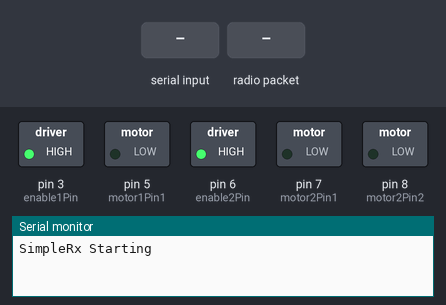
Recording of a sketch running on a simulated Arduino Uno, built with avr-gcc and run on an emulated ATmega328P. On the bench: switched loads named in the sketch (green lamp = pin HIGH), the last lines printed to the serial monitor. The test bench sets the inputs (shaded band). No radio packets arrive unless stated.

Above: at 1.2 s.
1.3 s: "S" received over Serial
At 2.5 s:
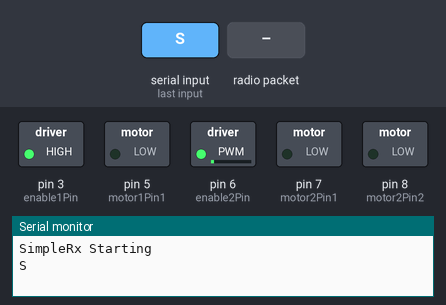
2.8 s: radio packet "0" arrives
At 3.2 s:
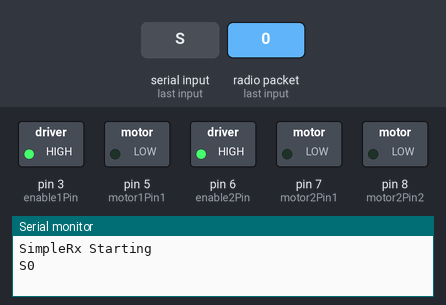
4.3 s: "F90\n" received over Serial
At 4.6 s:
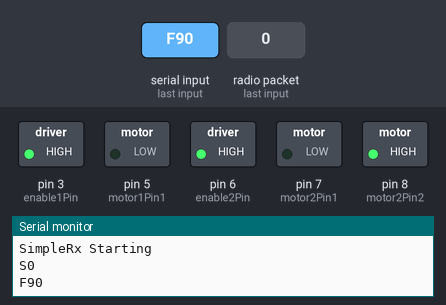
5.8 s: "L90\n" received over Serial
At 6.9 s:
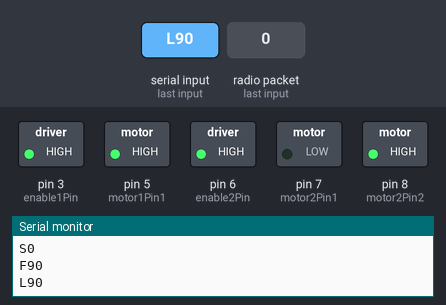
7.3 s: "R90\n" received over Serial
At 8.0 s:
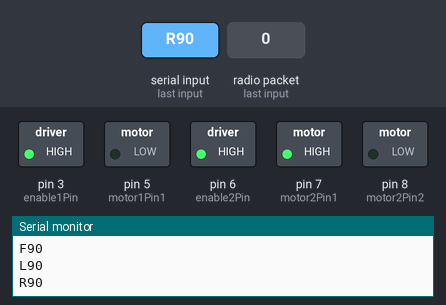
8.8 s: "B90\n" received over Serial
At 9.2 s:
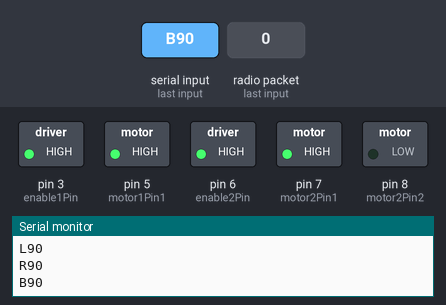
Timing chart, 0 to 11.3 s (numbered marks = the images above; inputs shaded):
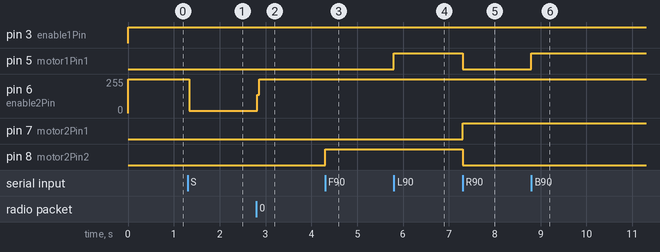

The sketch:

alfieCar.ino
```cpp
#include <SPI.h>
#include <nRF24L01.h>
#include <RF24.h>

#define CE_PIN   9
#define CSN_PIN 10

int enable1Pin = 3; // pin 1 on L293D IC
int enable2Pin = 6; // pin 9 on L293D IC

int motor1Pin1 = 5; // pin 2 on L293D IC
int motor1Pin2 = 6; // pin 7 on L293D IC

int motor2Pin1 = 7; // pin 10 on L293D IC
int motor2Pin2 = 8; // pin 15 on L293D IC

char state;
int flag = 0;      //makes sure that the serial only prints once the stat
int carSpeed;

int curTime;
int delayTime;
// SimpleRx - the slave or the receiver

bool isStunned = false;


const byte thisSlaveAddress[5] = {'R','x','A','A','A'};

RF24 radio(CE_PIN, CSN_PIN);

char dataReceived[10]; // this must match dataToSend in the TX
bool newData = false;


void setup() {
  // sets the pins as outputs:
  pinMode(motor1Pin1, OUTPUT);
  pinMode(motor1Pin2, OUTPUT);
 pinMode(enable1Pin, OUTPUT);
  pinMode(motor2Pin1, OUTPUT);
  pinMode(motor2Pin2, OUTPUT);
  pinMode(enable2Pin, OUTPUT);
 // analogWrite(enable1Pin, 255);
 // analogWrite(enable2Pin, 255);
  Serial.begin(38400);
 Serial.println("SimpleRx Starting");
    radio.begin();
    radio.setDataRate( RF24_250KBPS );
    radio.openReadingPipe(1, thisSlaveAddress);
    radio.startListening();
}

void loop() {

  getData();
   showData();

  //if some date is sent, reads it and saves in state
  if (Serial.available() > 0) {
   state = Serial.read();
    Serial.print(state);
    flag = 0;
  }
  if(isStunned)
  {
  //  Serial.println("Stunned!");
  }
  else
  {
 //   Serial.println("not stunnned :(");
  }
if(isStunned == true)
{
  //Serial.println("delaytime equal to: " + delayTime);
  if(millis() > delayTime)
  {
    freeCar();
  }
}
if(dataReceived[8] == 'S' && isStunned == false)
{
  stunCar();
  curTime = millis();
  delayTime = curTime + 2000;
}
//else if(dataReceived[8] == 'N' && isStunned == false)
//{
//  Serial.println("in check state loop");
  analogWrite(enable1Pin, 255);
  analogWrite(enable2Pin, 255);
  // if the state is 'F' the DC motor will go forward
  if (state == 'F') {
    digitalWrite(motor1Pin1, LOW);
      digitalWrite(motor1Pin2, HIGH);
    digitalWrite(motor2Pin1, LOW);
   digitalWrite(motor2Pin2, HIGH);
    if (flag == 0) {
  //    Serial.println("Go Forward!");
      flag = 1;
    }
  }

  // if the state is 'L' the motor will turn left
  else if (state == 'L') {
    digitalWrite(motor1Pin1, HIGH);
    digitalWrite(motor1Pin2, LOW);
    digitalWrite(motor2Pin1, LOW);
    digitalWrite(motor2Pin2, HIGH);
    if (flag == 0) {
  //    Serial.println("Turn LEFT");
      flag = 1;
    }
  }
  // if the state is 'S' the motor will Stop
  else if (state == 'S') {
    digitalWrite(motor1Pin1, LOW);
    digitalWrite(motor1Pin2, LOW);
    digitalWrite(motor2Pin1, LOW);
    digitalWrite(motor2Pin2, LOW);
    if (flag == 0) {
    //  Serial.println("STOP!");
      flag = 1;
    }
  }
  // if the state is 'R' the motor will turn right
  else if (state == 'R') {
    digitalWrite(motor1Pin1, LOW);
    digitalWrite(motor1Pin2, HIGH);
    digitalWrite(motor2Pin1, HIGH);
    digitalWrite(motor2Pin2, LOW);
      flag = 1;
    }
  // if the state is 'B' the motor will Reverse
  else if (state == 'B') {
    digitalWrite(motor1Pin1, HIGH);
    digitalWrite(motor1Pin2, LOW);
    digitalWrite(motor2Pin1, HIGH);
    digitalWrite(motor2Pin2, LOW);
    if (flag == 0) {
     // Serial.println("Reverse!");
      flag = 1;
    }
  }
}

void getData() {
    if ( radio.available() ) {
        radio.read( &dataReceived, sizeof(dataReceived) );
       // Serial.println("in get data");
       state = dataReceived[7];
       int n = dataReceived[3];
       char ints[n];
       for(int i = 0; i < n; i++)
       {
        ints[i] = dataReceived[i];
       }
       carSpeed = atoi(ints);
       Serial.println(carSpeed);
        newData = true;
    }
}

void showData() {
    if (newData == true) {

        newData = false;
    }
}

void stunCar()
{
  isStunned = true;
  analogWrite(enable1Pin, 0);
  analogWrite(enable2Pin, 0);
}

void freeCar()
{
  isStunned = false;
}

void changeRighttWheelSpeed(int value)
{
  analogWrite(enable1Pin, value);
}

void changeLeftWheelSpeed(int value)
{
  analogWrite(enable2Pin, value);
}
```

Measured:
- after the input at 1.3 s, pin 6 (enable2Pin): 255/255 → 17/255 at once
- after the input at 2.8 s, pin 6 (enable2Pin): 17/255 → 255/255 at once
- after the input at 4.3 s, pin 8 (motor2Pin2): LOW → HIGH at once
- after the input at 5.8 s, pin 5 (motor1Pin1): LOW → HIGH at once
- after the input at 7.3 s, pin 5 (motor1Pin1), pin 8 (motor2Pin2): HIGH → LOW at once; pin 7 (motor2Pin1): LOW → HIGH at once
- after the input at 8.8 s, pin 5 (motor1Pin1): LOW → HIGH at once
